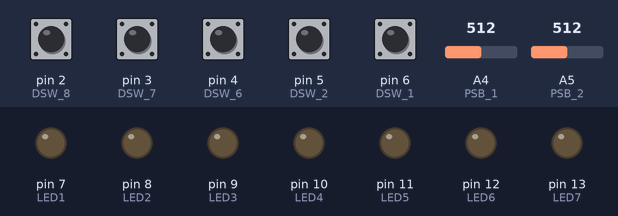
Recording of a sketch running on a simulated Arduino Uno, built with avr-gcc and run on an emulated ATmega328P. Parts: output pins drawn as LEDs (lit = HIGH). The test bench sets the inputs (shaded band); at power-on: pin 2 (DSW_8), pin 3 (DSW_7), pin 4 (DSW_6), pin 5 (DSW_2), pin 6 (DSW_1) LOW, A4 (PSB_1) = 512, A5 (PSB_2) = 512.

Above: at 1.2 s.
1.3 s: pin 2 (DSW_8) pulled HIGH for 0.15 s
At 1.4 s:
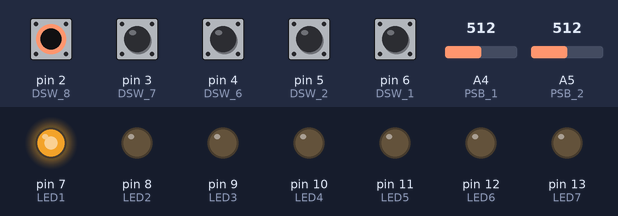
3.0 s: pin 3 (DSW_7) pulled HIGH for 1 s
At 3.8 s:
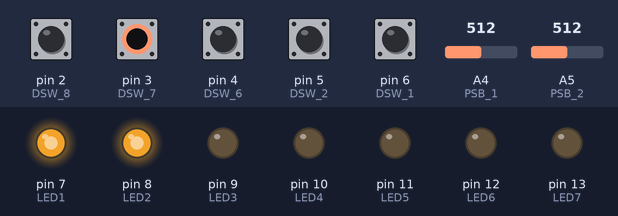
5.5 s: pin 4 (DSW_6) pulled HIGH for 0.15 s
At 5.6 s:
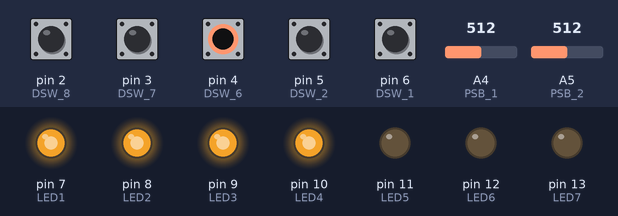
7.2 s: pin 3 (DSW_7) pulled HIGH for 0.15 s
At 8.6 s:
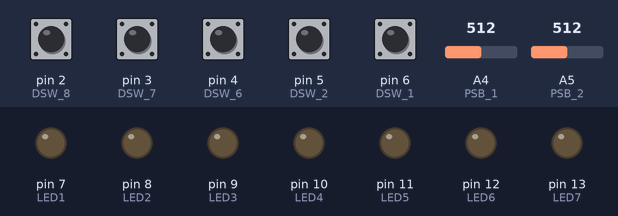
8.9 s: pin 5 (DSW_2) pulled HIGH for 0.15 s
At 10.0 s:
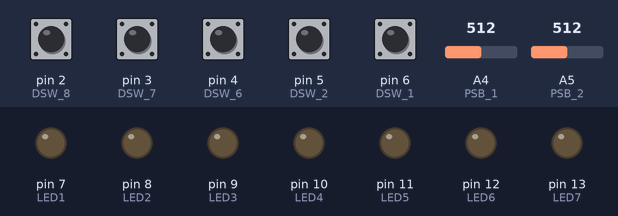
10.6 s: pin 2 (DSW_8) pulled HIGH for 1 s
At 11.4 s:
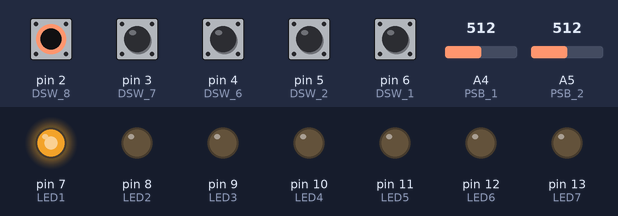
Timing chart, 0 to 13.6 s (numbered marks = the images above; inputs shaded):
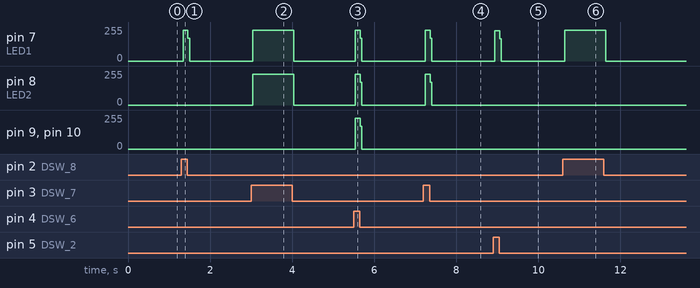

The sketch:

ArduinoInterface.ino
```cpp
// ------------------------------------------------------------------------------------//
//*************************************************************************************//
//*************************  SISDEM - MÓDULO ACADÊMICO V1.0  **************************//
//*************************************************************************************//
// Author: Eduardo Augusto Morais Rodrigues                                            //
// Data: 10/03/2015                                                                    //
// ------------------------------------------------------------------------------------//


//-------------------- CONSTANTS AND VARIABLES DECLARATIONS ---------------------------//
// Constants for DipSwitches (Inputs)
int const DSW_1 = 6;
int const DSW_2 = 5;
int const DSW_6 = 4;
int const DSW_7 = 3;
int const DSW_8 = 2;

// Constants to divert program's flow
int const BIN_MODE = 0;
int const GATES_MODE = 1;
bool const BY_HARDWARE = false;
bool const BY_SOFTWARE = true;

// Costants for pushbuttons  (Inputs)
int const PSB_1 = A4;
int const PSB_2 = A5;

// Constants for LEDs (Outputs)
int const LED1 = 7;
int const LED2 = 8;
int const LED3 = 9;
int const LED4 = 10;
int const LED5 = 11;
int const LED6 = 12;
int const LED7 = 13;

// Constant to define buffer's length
int const LENGTH = 9;

// Auxiliar variables
int decimal_value, operational_mode, operational_control, dsw_bit0, dsw_bit1, dsw_bit2, push_b1, push_b2, gate_result = 0;
int toSendDataBuffer[LENGTH], receiveDataBuffer[LENGTH];
//-------------------------------------------------------------------------------------//


// Set and startup system
void setup() {
  // Dip Switches (System's inputs)
  pinMode(DSW_1, INPUT); // operational_control (DipSwitch_1)
  pinMode(DSW_2, INPUT); // operational_mode (DipSwitch_2_)
  pinMode(DSW_6, INPUT); // Bit 0 (DipSwitch_8)
  pinMode(DSW_7, INPUT); // Bit 1 (DipSwitch_7)
  pinMode(DSW_8, INPUT); // Bit 2 (DipSwitch_6)

  // LEDS (System's outputs)
  pinMode(LED1, OUTPUT);
  pinMode(LED2, OUTPUT);
  pinMode(LED3, OUTPUT);
  pinMode(LED4, OUTPUT);
  pinMode(LED5, OUTPUT);
  pinMode(LED6, OUTPUT);
  pinMode(LED7, OUTPUT);

  // Starts Serial Communication with 9600 baud rate value
  Serial.begin(9600);
}

// Função para converter o "valor" binário de entrada das dipswitchs em um valor decimal equivalente
int myBin2Dec(){
  return(dsw_bit2*(4) + dsw_bit1*(2) + dsw_bit0);
}

void writeData(){
  toSendDataBuffer[0] = operational_mode;
  toSendDataBuffer[1] = operational_control;
  toSendDataBuffer[2] = dsw_bit0;
  toSendDataBuffer[3] = dsw_bit1;
  toSendDataBuffer[4] = dsw_bit2;
  toSendDataBuffer[5] = decimal_value;
  toSendDataBuffer[6] = push_b1;
  toSendDataBuffer[7] = push_b2;
  toSendDataBuffer[8] = gate_result;

  for(int i = 0; i < LENGTH; i++){
    Serial.write(toSendDataBuffer[i]);
  }
}

void readData(){
  //receiveDataBuffer[LENGTH];

  for(int i = 0; i < LENGTH; i++){
    receiveDataBuffer[i] = Serial.read();
  }

  // Filling variables
  operational_mode = receiveDataBuffer[0];
  operational_control = receiveDataBuffer[1];
  dsw_bit0 = receiveDataBuffer[2];
  dsw_bit1 = receiveDataBuffer[3];
  dsw_bit2 = receiveDataBuffer[4];
  decimal_value = receiveDataBuffer[5];
  push_b1 = receiveDataBuffer[6];
  push_b2 = receiveDataBuffer[7];
  gate_result = receiveDataBuffer[8];
}

void allLedsOFF(){
  digitalWrite(LED1, LOW);
  digitalWrite(LED2, LOW);
  digitalWrite(LED3, LOW);
  digitalWrite(LED4, LOW);
  digitalWrite(LED5, LOW);
  digitalWrite(LED6, LOW);
  digitalWrite(LED7, LOW);
}

void allLedsON(){
  digitalWrite(LED1, HIGH);
  digitalWrite(LED2, HIGH);
  digitalWrite(LED3, HIGH);
  digitalWrite(LED4, HIGH);
  digitalWrite(LED5, HIGH);
  digitalWrite(LED6, HIGH);
  digitalWrite(LED7, HIGH);
}

// Read inputs' values of the system
void readInputs(){
  operational_control = digitalRead(DSW_1);
  operational_mode = digitalRead(DSW_2);
  dsw_bit0 = digitalRead(DSW_8);
  dsw_bit1 = digitalRead(DSW_7);
  dsw_bit2 = digitalRead(DSW_6);
  push_b1 = analogRead(PSB_1);
  push_b2 = analogRead(PSB_2);
}

void activeGates(){
  allLedsOFF();

  // Redefine buttons' values with 0 or 1
  push_b1 = (push_b1 > 1020) ? 1 : 0;
  push_b2 = (push_b2 > 1020) ? 1 : 0;
  switch(decimal_value){
    // NOT
    case 0:
      gate_result = !(push_b1);
      break;
    // AND
    case 1:
      gate_result = push_b1 & push_b2;
      break;
    // OR
    case 2:
      gate_result = push_b1 | push_b2;
      break;
    // NOR
    case 3:
      gate_result = !(push_b1 | push_b2);
      break;
    // NAND
    case 4:
      gate_result = !(push_b1 | push_b2);
      break;
    // XOR
    case 5:
      gate_result = (push_b1 != push_b2) ? 1 : 0;
      break;
    // XNOR
    case 6:
      gate_result = (push_b1 == push_b2) ? 1 : 0;
      break;
    // ERROR
    default:
      break;
  }

  // Active led1 to indicate gate output
  digitalWrite(LED1, gate_result);
}

void activeLEDS(){
  allLedsOFF();

  switch(decimal_value){
    case 1:
      digitalWrite(LED1, HIGH);
      break;

    case 2:
      digitalWrite(LED1, HIGH);
      digitalWrite(LED2, HIGH);
      break;

    case 3:
      digitalWrite(LED1, HIGH);
      digitalWrite(LED2, HIGH);
      digitalWrite(LED3, HIGH);
      break;

    case 4:
      digitalWrite(LED1, HIGH);
      digitalWrite(LED2, HIGH);
      digitalWrite(LED3, HIGH);
      digitalWrite(LED4, HIGH);
      break;

    case 5:
      digitalWrite(LED1, HIGH);
      digitalWrite(LED2, HIGH);
      digitalWrite(LED3, HIGH);
      digitalWrite(LED4, HIGH);
      digitalWrite(LED5, HIGH);
      break;

    case 6:
      digitalWrite(LED1, HIGH);
      digitalWrite(LED2, HIGH);
      digitalWrite(LED3, HIGH);
      digitalWrite(LED4, HIGH);
      digitalWrite(LED5, HIGH);
      digitalWrite(LED6, HIGH);
      break;

    case 7:
      allLedsON();
      break;

    default:
      break;
  }
}

void error(){
  allLedsON();
  delay(100);
  allLedsOFF();
  delay(300);
}

// Main Loop
void loop() {
  readInputs();

  decimal_value = myBin2Dec(); // Resgata valor decimal equivalente, representado em binário, nas dipswitchs

  switch (operational_mode) {
    allLedsOFF();
    // Bin Mode - (0)
    case BIN_MODE:
      activeLEDS();
      break;

    // Gates Mode - (1)
    case GATES_MODE:
      activeGates();
      break;

    //  Error Mode
    default:
      error();
      break;
  }
}
```

Measured:
- after the input at 1.3 s, pin 7 (LED1): 0/255 → 229/255 at once, → 0/255 0.12 s later
- after the input at 3.0 s, pin 7 (LED1), pin 8 (LED2): 0/255 → 229/255 at once, → 0/255 1.0 s later
- after the input at 5.5 s, pin 7 (LED1), pin 8 (LED2), pin 9 (LED3), pin 10 (LED4): 0/255 → 230/255 at once, → 0/255 0.12 s later
- after the input at 7.2 s, pin 7 (LED1), pin 8 (LED2): 0/255 → 229/255 at once, → 0/255 0.12 s later
- after the input at 8.9 s, pin 7 (LED1): 0/255 → 227/255 at once, → 0/255 0.12 s later
- after the input at 10.6 s, pin 7 (LED1): 0/255 → 229/255 at once, → 0/255 1.0 s later
